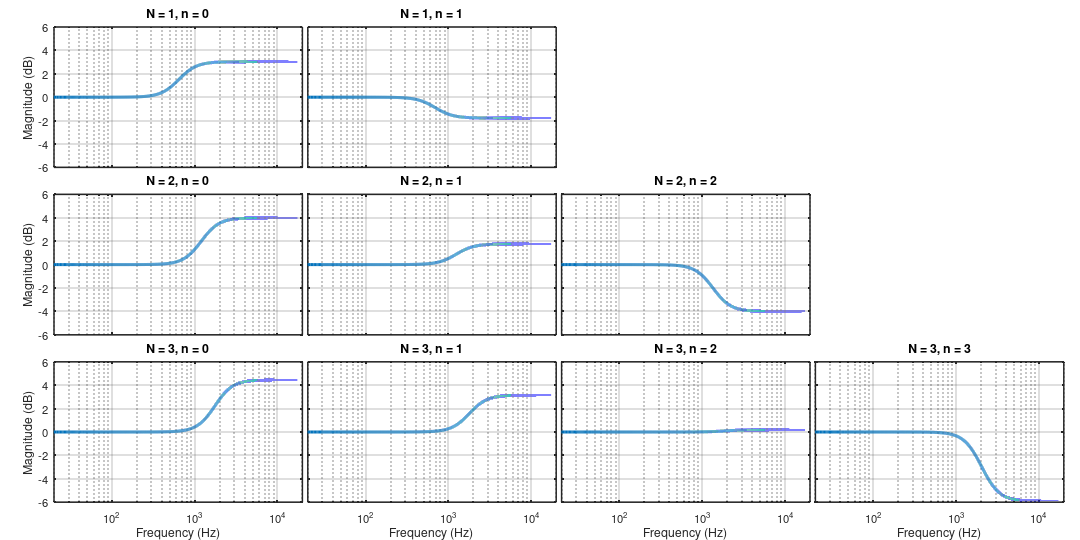

Write MATLAB code to recreate this figure.
% Plot the shelf filter magnitudes used for psychoacoustic optimisation
%
% Author: Peter Stitt
clear
close all
clc

F_print = 1;

pkg load signal

figHeight = 0.26;
figWidth = 0.23;
figHorGap = 0.005;
figVertGap = 0.05;

load('filterIRs.mat');
Ns = 100*size(optFilts_o1,1);
f = (0:(Ns-1))/Ns*fs;


for iOrder = 1:3
  ifig = 4*(iOrder-1) + 1;
  if iOrder == 1
    irs = optFilts_o1;
  elseif iOrder == 2
    irs = optFilts_o2;
  elseif
    irs = optFilts_o3;
  endif

  for n = 0:iOrder
    irCh = irs(:,n + 1);

    figure(1)
    subplot(3,4,ifig)
    semilogx(f,mag2db(abs(fft(irCh,Ns))),'LineWidth',4);
    [0.05 + 0.25 * n, 0.95 - (iOrder-1)*0.2, 0.2, 0.3]
    set(gca, 'Position', [0.05 + (figWidth + figHorGap) * n, (1-figVertGap-figHeight) - (iOrder-1)*(figHeight + figVertGap), figWidth, figHeight])
    set(gca, 'FontSize',15)
    set(gca, 'LineWidth',2)
    title(['N = ' num2str(iOrder) ', n = ' num2str(n)])
    xlim([20,20000])
    ylim([-6,6])
    grid on
    if ifig == 4*(iOrder-1) + 1
      ylabel('Magnitude (dB)')
    else
      set(gca,'YTickLabel',[]);
    end
    if iOrder == 3
      xlabel('Frequency (Hz)')
    else
      set(gca,'XTickLabel',[]);
    end

    ifig = ifig + 1;
  end

end

if F_print == 1
  % Set paper position to auto
  set(gcf, 'PaperPositionMode', 'auto');
  % Adjust figure size and axes position
  set(gcf, 'Units', 'inches');
  set(gcf, 'Position', [0, 0, 4, 2]*5); % Adjust the size as needed
  axPos = get(gca, 'Position');

  % Save the figure
  print('shelf_filters.png', '-dpng','-r300');
end

